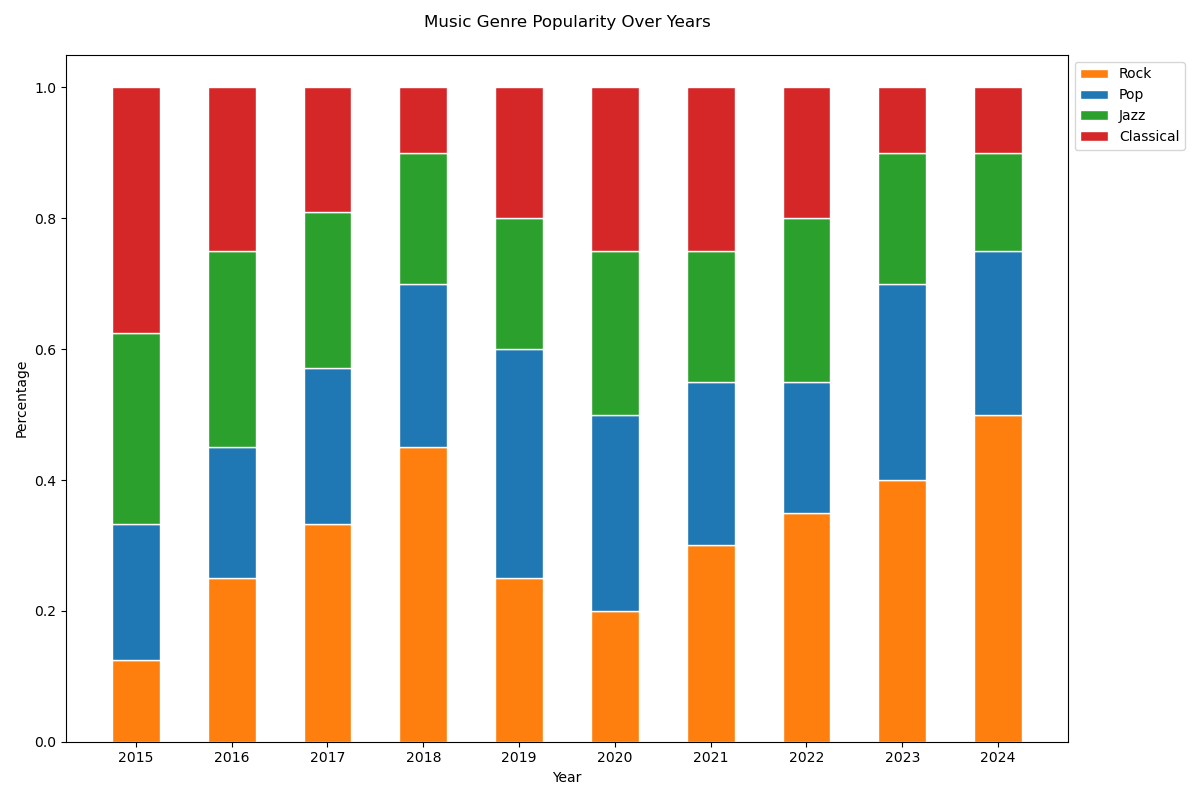

Write Python code to recreate this figure.
import matplotlib.pyplot as plt
import numpy as np

categories = ['Rock', 'Pop', 'Jazz', 'Classical']
years = ['2015', '2016', '2017', '2018', '2019', '2020', '2021', '2022', '2023', '2024']
data = np.array([
    [15, 25, 35, 45],
    [25, 20, 30, 25],
    [35, 25, 25, 20],
    [45, 25, 20, 10],
    [25, 35, 20, 20],
    [20, 30, 25, 25],
    [30, 25, 20, 25],
    [35, 20, 25, 20],
    [40, 30, 20, 10],
    [50, 25, 15, 10]
])

data_cum = data.cumsum(axis=1)
data_sum = data.sum(axis=1)
data_normalized = data / data_sum[:, np.newaxis]

colors = ['#FF7F0E', '#1F77B4', '#2CA02C', '#D62728']

fig, ax = plt.subplots(figsize=(12, 8))
bar_width = 0.5

for i in range(len(categories)):
    if i == 0:
        ax.bar(years, data_normalized[:, i], color=colors[i], edgecolor='white', width=bar_width, label=categories[i])
    else:
        ax.bar(years, data_normalized[:, i], bottom=data_normalized[:, :i].sum(axis=1), color=colors[i], edgecolor='white', width=bar_width, label=categories[i])

ax.set_title('Music Genre Popularity Over Years', pad=20)
ax.set_ylabel('Percentage')
ax.set_xlabel('Year')
ax.legend(loc='upper left', bbox_to_anchor=(1, 1), ncol=1)

plt.tight_layout()
plt.show()
